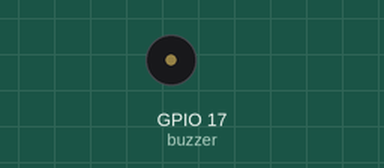
Recording of a program running on a simulated Raspberry Pi (BCM pin numbers). Shown: buzzer (waves = sounding, pin HIGH). Threads take turns every 2 ms; what the program prints to the terminal is not drawn. At 10.0 s the program stops and its outputs stay as they are.

Above: at 0.1 s.
At 8.1 s:
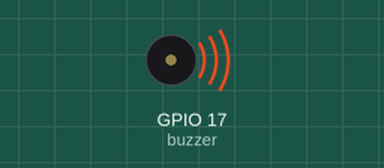
Timing chart, 0 to 11.5 s (numbered marks = the images above):
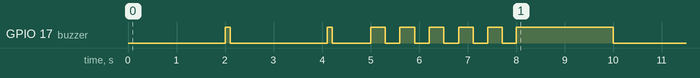

Measured:
- by itself, GPIO 17 (buzzer): goes HIGH 0.10 s, LOW 2.0 s, HIGH 0.10 s, LOW 0.80 s, 5 × (HIGH 0.30 s, LOW 0.30 s), HIGH 2.0 s, then LOW

The program:

gpio_alert.py
```python
# gpio_alert.py — 3-tier alert system for Project Xceed
# Supports: no_belt (continuous), clipped_behind (intermittent), decoy (single beep)

import threading
import time
from gpiozero import OutputDevice

# ── Hardware ─────────────────────────────────────────
BUZZER_PIN = 17
buzzer = OutputDevice(BUZZER_PIN)

# ── Internal state ───────────────────────────────────
_lock            = threading.Lock()
_alert_thread    = None
_stop_event      = threading.Event()
_current_class   = None   # tracks what is currently alerting

# ── Buzz patterns ────────────────────────────────────
# Each pattern is a list of (on_seconds, off_seconds) tuples.
# The pattern loops until alert_off() or a new alert_set() call.

PATTERNS = {
    # no_belt: continuous — buzzer stays on, no gap
    'no_belt':        [(9999, 0)],

    # clipped_behind: intermittent — 0.3s on, 0.3s off
    'clipped_behind': [(0.3, 0.3)],

    # decoy: single short beep, then 2s silence, repeat
    'decoy':          [(0.1, 2.0)],
}


# ── Internal thread runner ───────────────────────────
def _run_pattern(pattern, stop_event):
    while not stop_event.is_set():
        for on_dur, off_dur in pattern:
            if stop_event.is_set():
                break
            buzzer.on()
            # Use wait with timeout so stop_event is checked frequently
            stop_event.wait(timeout=min(on_dur, 0.05))
            if on_dur > 0.05 and not stop_event.is_set():
                remaining = on_dur - 0.05
                stop_event.wait(timeout=remaining)
            if off_dur > 0:
                buzzer.off()
                stop_event.wait(timeout=off_dur)
    buzzer.off()


def _stop_thread():
    """Stop any running alert thread and silence buzzer."""
    global _alert_thread, _stop_event
    _stop_event.set()
    if _alert_thread and _alert_thread.is_alive():
        _alert_thread.join(timeout=1.0)
    buzzer.off()
    _stop_event = threading.Event()
    _alert_thread = None


# ── Public API ───────────────────────────────────────

def alert_set(class_name: str):
    """
    Activate alert pattern for the given class.
    Call this whenever the detected class changes.
    Silently ignored if the same class is already alerting.
    """
    global _alert_thread, _current_class

    with _lock:
        if class_name == _current_class:
            return   # already running correct pattern

        _stop_thread()

        pattern = PATTERNS.get(class_name)
        if pattern is None:
            # proper_belt or unknown — no alert
            _current_class = None
            return

        _current_class = class_name
        _alert_thread = threading.Thread(
            target=_run_pattern,
            args=(pattern, _stop_event),
            daemon=True
        )
        _alert_thread.start()


def alert_off():
    """Silence all alerts immediately."""
    global _current_class
    with _lock:
        _stop_thread()
        _current_class = None


# Legacy shims — kept so existing detect.py calls still work
def alert_on():
    alert_set('no_belt')


def beep(duration=0.5):
    """Single blocking beep — used for startup test only."""
    buzzer.on()
    time.sleep(duration)
    buzzer.off()


# ── Startup self-test ────────────────────────────────
if __name__ == "__main__":
    print("GPIO self-test — 3 tiers")

    print("  proper_belt: silence (2s)")
    alert_off()
    time.sleep(2)

    print("  decoy: short beep pattern (3s)")
    alert_set('decoy')
    time.sleep(3)

    print("  clipped_behind: intermittent (3s)")
    alert_set('clipped_behind')
    time.sleep(3)

    print("  no_belt: continuous (2s)")
    alert_set('no_belt')
    time.sleep(2)

    alert_off()
    print("Self-test complete.")
```
